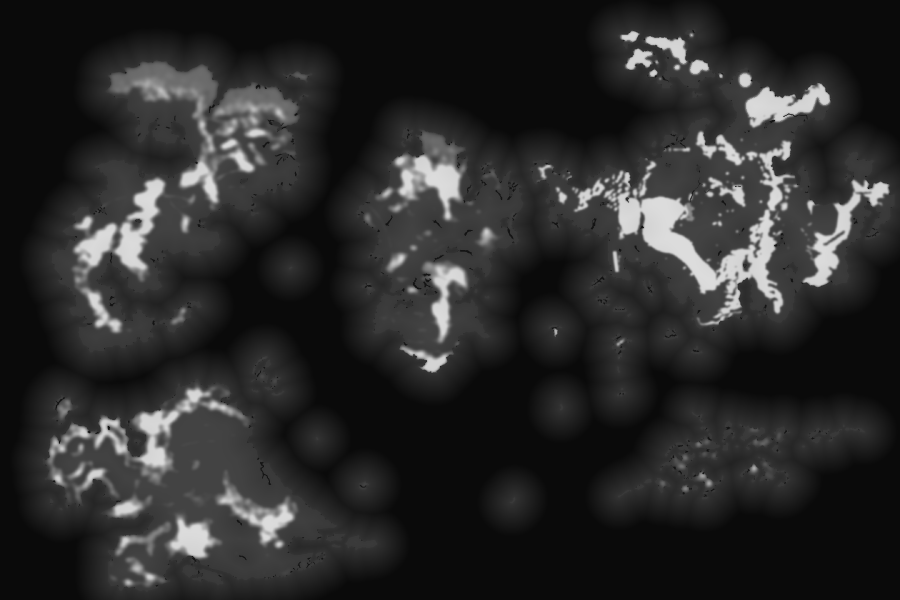
#> input picture world-settings/exandria-plus/maps/azgaar/heightmaps/exandria.png, 1800 x 1200 px (shown at 1/2 size)
$ python make_peaks.py ../heightmaps/exandria.png ../heightmaps/exandria.png ../heightmaps/exandria.png out.png
#> lines starting #> are read from the running program, lines starting #| are printed output that depends on the picture; after the words box and inside, x2 and y2 are one past the last pixel; in counts of white or black regions, pixels touching at a corner belong together
### world-settings/exandria-plus/maps/azgaar/scripts/wildemount_ref.py
"""The official Wildemount map (maps/wildemount/Wildemount.jpg) warped into Azgaar 1800x1200 coords.

The world map the heightmap comes from draws Wildemount loosely (purple woods over Savalirwood, scattered
Penumbra peaks, a tiny Rosohna blight), so make_biomemap.py reads forests and blight,
and make_heightmap.py / make_peaks.py the Xhorhas and Flotket ranges, for Wildemount from the official map instead. The warp is a thin-plate spline through the
towns in PINS (pixel on Wildemount.jpg scaled to 1800 px wide -> the town's x, y in exandria-burgs.json).

usage (preview): python scripts/wildemount_ref.py out.png
"""
import json
from pathlib import Path
import numpy as np
from PIL import Image
from scipy import ndimage as ndi
from scipy.interpolate import RBFInterpolator

Image.MAX_IMAGE_PIXELS = None
ROOT = Path(__file__).resolve().parent.parent
OFFICIAL = ROOT.parent / "wildemount/Wildemount.jpg"
BOX = (1000, 0, 1800, 800)  # Azgaar area covered (x0, y0, x1, y1)
EISEL = (1105, 0, 1465, 215)  # Eiselcross: keeps the world-map snow (DM choice), not read from here

# town dot on Wildemount.jpg resized to 1800 px wide
PINS = {
    "Palebank Village": (1074, 269), "Kravaraad": (1098, 302), "Cinderrest Sanctum": (1120, 314), "Uthodurn": (1107, 345),
    "Uraliss": (1148, 369), "Mythburrow": (1274, 292), "Ruins of Molaesmyr": (1013, 431), "Blooming Grove": (1002, 491),
    "Shadycreek Run": (988, 518), "Boroftkrah": (1124, 473), "Grimgolir": (1087.7, 580), "Hupperdook": (987.7, 617.7),
    "Urzin": (1150, 639), "Jigow": (1229, 622.7), "Bladegarden": (1072, 660), "Ashguard Garrison": (1096.7, 684),
    "Bazzoxan": (1282, 696.7), "Ghor Veles": (1383.7, 701), "Asarius": (1151.7, 746), "Deepriver Mining Camp": (1273.7, 755.7),
    "Rosohna": (1310.3, 772.7), "Talonstadt": (1055.3, 734.7), "Felderwin": (1006, 748.7), "Dumaran": (1263.3, 834),
    "Incanter's Rest": (1348.7, 843.3), "New Haxon": (1368.7, 895.7), "The Miskath Pit": (1340, 922.7),
    "Rotthold": (1326.7, 953.3), "Charis": (1151.3, 937.7), "Ruins of Draconia": (1096, 966.7), "Olc Skerry": (1371, 577.7),
    "Icehaven": (721.7, 516), "Rexxentrum": (888.7, 560), "Yrrosa": (797.7, 582.7), "Druvenlode": (886, 591),
    "Blumenthal": (904.7, 576.7), "Odessloe": (872.3, 543.3), "Ruins of Shattengrod": (791.7, 631),
    "Pride's Call": (732.3, 658.3), "Kamordah": (787.3, 712.3), "Vol'antim": (712, 719), "Gwardan": (548.7, 722.7),
    "Tussoa": (639.3, 792.7), "Port Damali": (630, 876), "Palma Flora": (615.3, 941), "Feolinn": (761.3, 930),
    "Port Zoon": (768.3, 986.7), "Deastok": (786, 771.7), "Herathis Mines": (822.3, 771.7), "Zadash": (903.3, 734.3),
    "Alfield": (923.7, 801), "Trostenwald": (916, 837.7), "Wuyun Gates": (888.7, 919.3), "Othe": (742.3, 832.3),
    "Berleben": (926.3, 666), "Bysaes Tyl": (832.7, 432.7), "Rastum Den": (873.3, 501),
    "Vergesson Sanatorium": (926.7, 484.3), "Syrinlya": (899.3, 211.7), "Balenpost": (810.3, 259),
    "Allowak's Sanctuary": (769, 202.3),
}


def _towns():
    h = ROOT / "heightmaps"
    t = {b["name"]: (b["x"], b["y"]) for b in json.load(open(h / "exandria-burgs.json", encoding="utf-8"))}
    t.update({s["capital"]: (s["x"], s["y"]) for s in json.load(open(h / "exandria-states.json", encoding="utf-8"))})
    return t


def transforms():
    """(to_azgaar, to_official): thin-plate splines between 1800-wide official pixels and Azgaar coords"""
    towns = _towns()
    names = [n for n in PINS if n in towns]
    off = np.array([PINS[n] for n in names], float)
    az = np.array([towns[n] for n in names], float)
    return (RBFInterpolator(off, az, kernel="thin_plate_spline", smoothing=2.0),
            RBFInterpolator(az, off, kernel="thin_plate_spline", smoothing=2.0))


def warped(scale=3):
    """official map resampled over BOX at `scale` px per Azgaar px (RGB uint8)"""
    _, to_off = transforms()
    x0, y0, x1, y1 = BOX
    ys, xs = np.mgrid[y0:y1:1 / scale, x0:x1:1 / scale]
    src = Image.open(OFFICIAL).convert("RGB")
    k = src.width / 1800
    t = to_off(np.c_[xs.ravel(), ys.ravel()]) * k
    o = np.asarray(src)
    tx = np.clip(t[:, 0].round().astype(int), 0, o.shape[1] - 1)
    ty = np.clip(t[:, 1].round().astype(int), 0, o.shape[0] - 1)
    return o[ty, tx].reshape(xs.shape + (3,))


# [16 lines left out: function classes, not called in this run]


def mountains(scale=3, dark=105):
    """share of dark-brown mountain ink around each pixel over BOX (0-1). Only meaningful where the ground is
    light: the Xhorhas ranges (Penumbra, Ebonglass) and the Flotket Alps / Mythburrow on the northern snowfield"""
    a = warped(scale).astype(float)
    s = np.stack([ndi.uniform_filter(a[..., i], 4 * scale) for i in range(3)], -1)
    green = s[..., 1] - (s[..., 0] + s[..., 2]) / 2
    ink = (s.mean(-1) < dark) & (green < 8)
    ink &= ~(((a[..., 0] - a[..., 1]) > 70) & (a[..., 0] > 130))  # not the red blight
    # light-faced ranges the ink rule misses, drawn by hand in Azgaar coords along the range's spine
    from PIL import ImageDraw
    img = Image.new("L", (ink.shape[1], ink.shape[0]))
    d = ImageDraw.Draw(img)
    for pts in RIDGES.values():
        d.line([((x - BOX[0]) * scale, (y - BOX[1]) * scale) for x, y in pts], fill=255, width=6 * scale)
    ridge = ndi.gaussian_filter((np.asarray(img) > 0).astype(float), scale)  # narrow peninsulas: keep the crest sharp
    mas = Image.new("L", img.size)
    dm = ImageDraw.Draw(mas)
    for pts in MASSIFS.values():
        dm.polygon([((x - BOX[0]) * scale, (y - BOX[1]) * scale) for x, y in pts], fill=255)
    # ragged edge, not the polygon's straight sides
    noise = ndi.gaussian_filter(np.random.default_rng(7).standard_normal(ink.shape), 2 * scale)
    noise /= np.abs(noise).max()
    mas = ndi.gaussian_filter(np.asarray(mas) / 255, 3 * scale) > 0.5 + 0.35 * noise
    ridge = np.maximum(ridge, ndi.gaussian_filter(mas.astype(float), scale))
    out = np.maximum(ndi.gaussian_filter(ink.astype(float), 2 * scale), ridge)
    cap = Image.new("L", (ink.shape[1], ink.shape[0]), 255)
    dc = ImageDraw.Draw(cap)
    for pts, v in CAPS.values():
        dc.polygon([((x - BOX[0]) * scale, (y - BOX[1]) * scale) for x, y in pts], fill=round(v * 255))
    cap = ndi.gaussian_filter(np.asarray(cap) / 255, 2 * scale)
    return np.minimum(out, cap)


RIDGES = {
    "Hearthstar Peaks": [(1229, 503), (1231, 523), (1234, 543)],
}
# whole light-faced massifs the ink rule only catches on their shaded flanks, outlined in Azgaar coords
MASSIFS = {
    # Palebank -> Kravaraad -> Cinderrest Sanctum -> Uthodurn: one solid block on the official map (all three sit inside it)
    "Uthodurn massif": [(1535, 180), (1545, 176.7), (1561.7, 180), (1576.7, 185), (1585, 196.7), (1578.3, 206.7),
                        (1565, 216.7), (1551.7, 226.7), (1535, 230), (1518.3, 230), (1501.7, 223.3), (1498.3, 206.7),
                        (1511.7, 203.3), (1525, 196.7), (1530, 186.7)],
    # light tan peaks with little dark ink: Mt. Mentiri / Vol'antim down past Othe to the Wuyun Gorge
    "Cyrios Mountains": [(1285, 400), (1325, 393), (1355, 403), (1372, 417), (1355, 437), (1345, 450), (1332, 463),
                         (1355, 467), (1378, 480), (1392, 507), (1412, 527), (1432, 547), (1432, 580), (1405, 580),
                         (1388, 547), (1368, 523), (1345, 507), (1318, 503), (1302, 490), (1288, 480), (1285, 457),
                         (1292, 437), (1282, 417)],
    "Copia west range": [(1240, 395), (1275, 398), (1281, 430), (1275, 462), (1250, 470), (1237, 440)],  # Dolithil Mine
}
# areas the ink rule over-reads (shading, rock dots), capped at a share of mountain: (polygon, cap 0-1)
CAPS = {
    "Barbed Fields": ([(1625, 410), (1665, 404), (1677, 425), (1673, 455), (1665, 470), (1650, 472), (1630, 462),
                       (1622, 437)], 0.0),  # Rosohna's basin, dotted with rocks
    "Bromkiln Hills": ([(1365, 402), (1425, 400), (1430, 500), (1395, 500), (1370, 472), (1353, 458), (1375, 425)],
                       0.25),  # hatched hills and the Deastok plain, not peaks (make_heightmap boosts ink x2.5)
    "XHORHAS lettering": ([(1565, 354), (1619, 354), (1619, 370), (1565, 370)], 0.0),
}


# [17 lines left out: functions to_grid, box_mask, not called in this run]


# [8 lines that do not run on import are left out]

### world-settings/exandria-plus/maps/azgaar/scripts/make_peaks.py
"""Find the individual snowy-mountain icons drawn on the source map's snowfields, so Azgaar can put one
relief icon on each instead of filling the range by rule (grid review M1: "fewer, and where the source has them").

usage: python scripts/make_peaks.py mid.png heightmaps/exandria.png heightmaps/exandria-peaks.json [preview.png]
Output: {"zones": [[x0, y0, x1, y1], ...], "peaks": [[x, y, size], ...]} in Azgaar 1800x1200 coords;
x, y = the centre of the icon. Azgaar drops its own icons on glacier cells inside a zone.
"""
import json
import sys
import numpy as np
from PIL import Image, ImageDraw
from scipy import ndimage as ndi
import wildemount_ref as wref

src, heightmap, out = sys.argv[1:4]
a = np.asarray(Image.open(src).convert("RGB")).astype(float)  # 3240x2160
H, W = a.shape[:2]
#> H = 1200; W = 1800
ka = W / 1800
#> ka = 1
R, G, B = a[..., 0], a[..., 1], a[..., 2]
lum = a.mean(-1)
sat = (a.max(-1) - a.min(-1)) / np.maximum(a.max(-1), 1)
#> sat: shape (1200, 1800) float64; every value is 0

DX, DY = 0, 1  # icon centre vs. hatch centre, Azgaar px
SPACING = 6  # Azgaar px between icons in a range
MIN_DENS = 0.06  # stroke share that counts as a drawn range
ZONES = [
    (1235, 30, 1425, 215),   # Eiselcross
    (1445, 120, 1800, 270),  # Crystalsands, Flotket Alps, Rime Plains
]
zone = np.zeros((H, W), bool)
for x0, y0, x1, y1 in ZONES:
    zone[int(y0 * ka):int(y1 * ka), int(x0 * ka):int(x1 * ka)] = True
white = ndi.uniform_filter(lum, 41) > 185  # snow background only, not the woods below
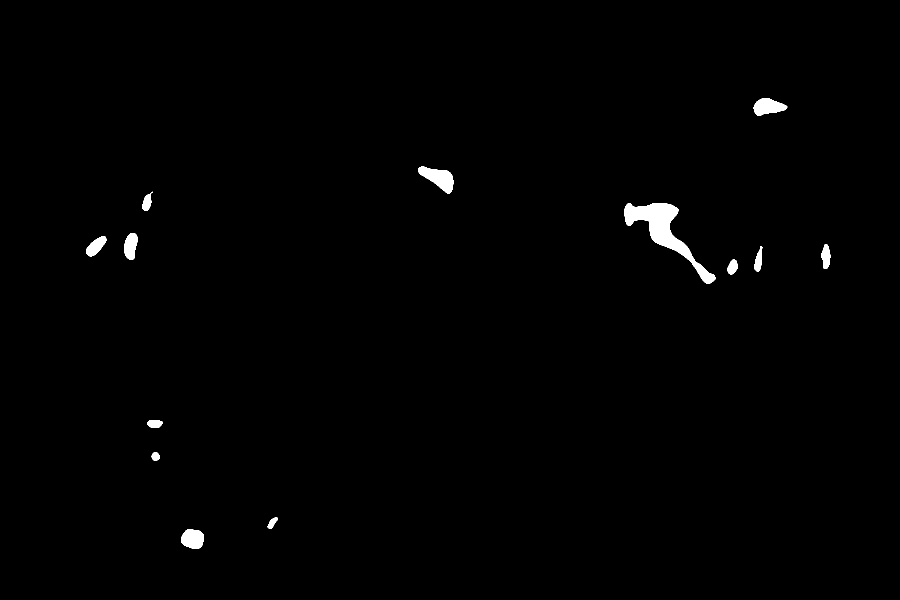
#> white: shape (1200, 1800) bool (shown at 1/2 size); 0.8% white; 13 white regions, largest, box (x1, y1, x2, y2) and area: (1249, 406, 1431, 567) 7367, (836, 333, 907, 387) 2057, (1507, 196, 1575, 232) 1571
land = np.asarray(Image.open(heightmap).convert("L").resize((W, H), Image.NEAREST)) >= 51
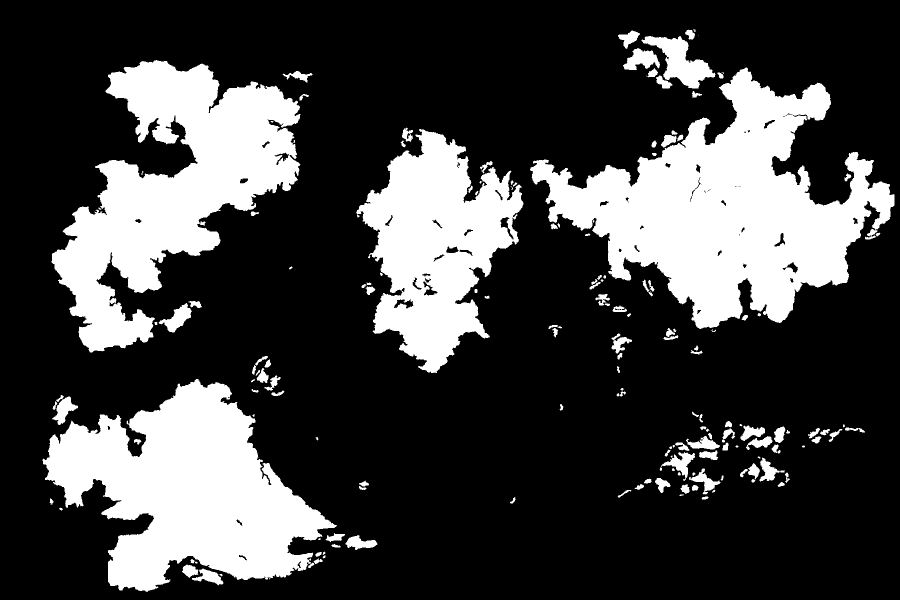
#> land: shape (1200, 1800) bool (shown at 1/2 size); 25.8% white; 168 white regions (18 under 20 px), largest, box (x1, y1, x2, y2) and area: (1060, 135, 1789, 658) 170539, (85, 758, 674, 1184) 132469, (103, 120, 601, 705) 131326
inland = ndi.binary_erosion(land, iterations=int(4 * ka))  # the coastline is dark ink too
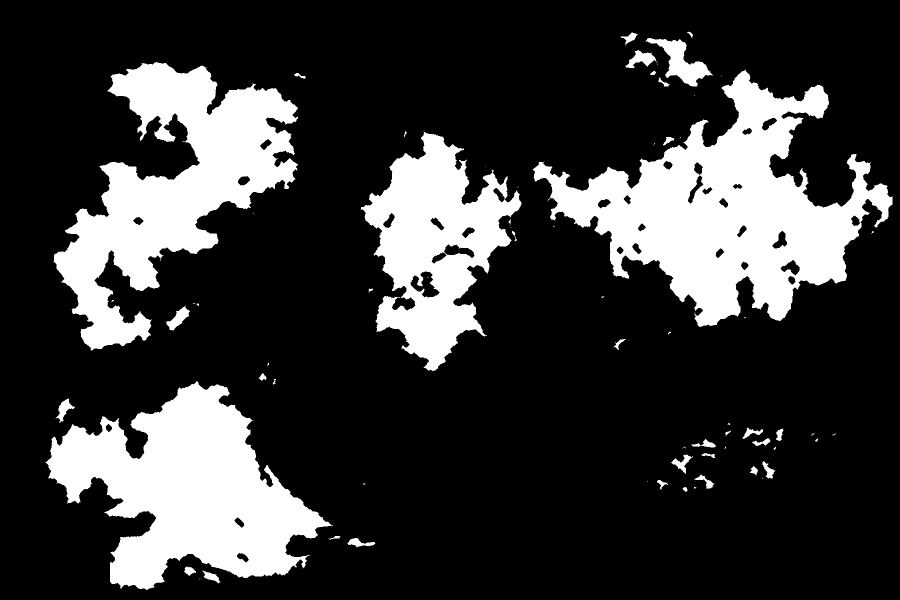
#> inland: shape (1200, 1800) bool (shown at 1/2 size); 22% white; 73 white regions (35 under 20 px), largest, box (x1, y1, x2, y2) and area: (1065, 139, 1785, 654) 151365, (90, 762, 666, 1180) 121040, (107, 124, 596, 701) 115719
text = ndi.binary_dilation((lum < 70) | ((R - B) > 40), iterations=4)  # lettering, lava line
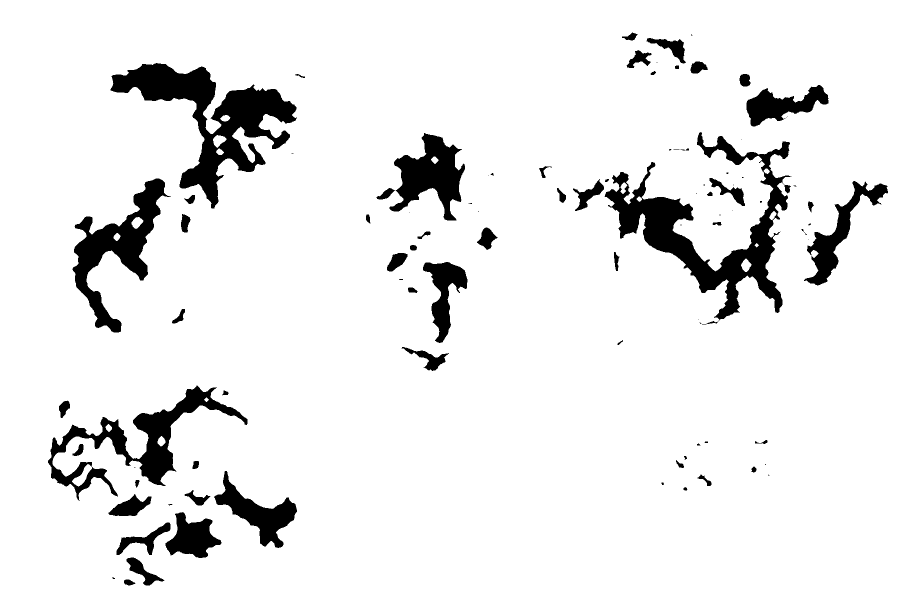
#> text: shape (1200, 1800) bool (shown at 1/2 size); 91.9% white; 94 black regions (34 under 20 px), largest, box (x1, y1, x2, y2) and area: (1209, 264, 1583, 649) 34871, (221, 126, 594, 417) 33349, (96, 771, 495, 1002) 19344
hatch = (lum < 185) & (sat < 0.25) & ~text & zone & white & inland
#> hatch: shape (1200, 1800) bool; every value is 0

# grid review M1: fill every hatched area of the source with evenly spaced icons (a range, not a few tips).
# The hatched area: stroke density smoothed over about one icon, then icons on a jittered grid inside it
dens = ndi.gaussian_filter(hatch.astype(float), 2 * ka)
ranges = dens > MIN_DENS
# Flotket Alps / Mythburrow: the world map hatches the whole snowfield; the official Wildemount map has one range
north = np.zeros((H, W), bool); north[int(120 * ka):int(270 * ka), int(1445 * ka):int(1800 * ka)] = True
ranges = np.where(north, (wref.to_grid(wref.mountains(), (W, H)) > 0.3) & inland, ranges)  # official ranges only
#> (the run stopped early here; a loop or call above may not have finished)
